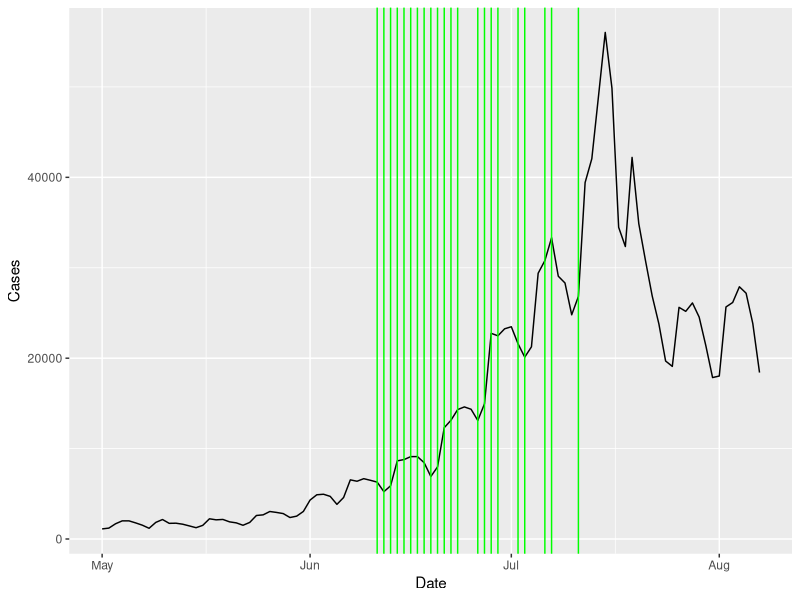
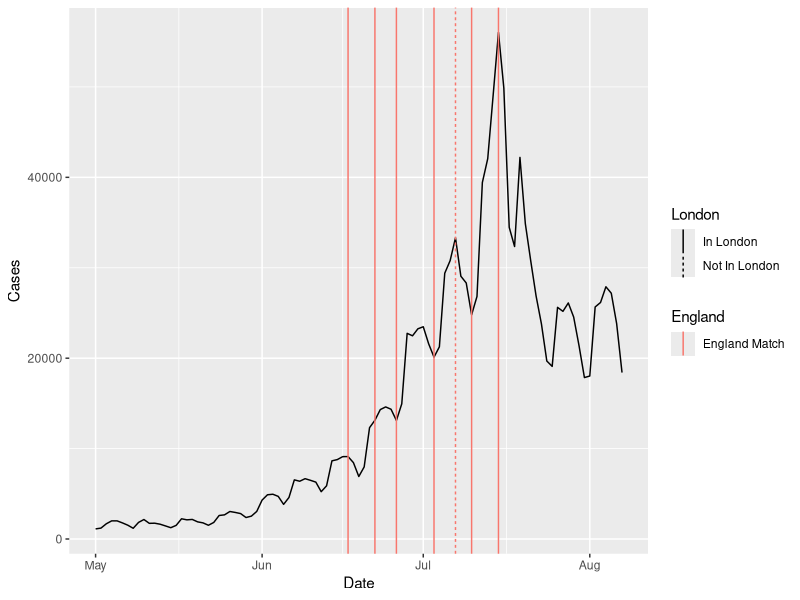
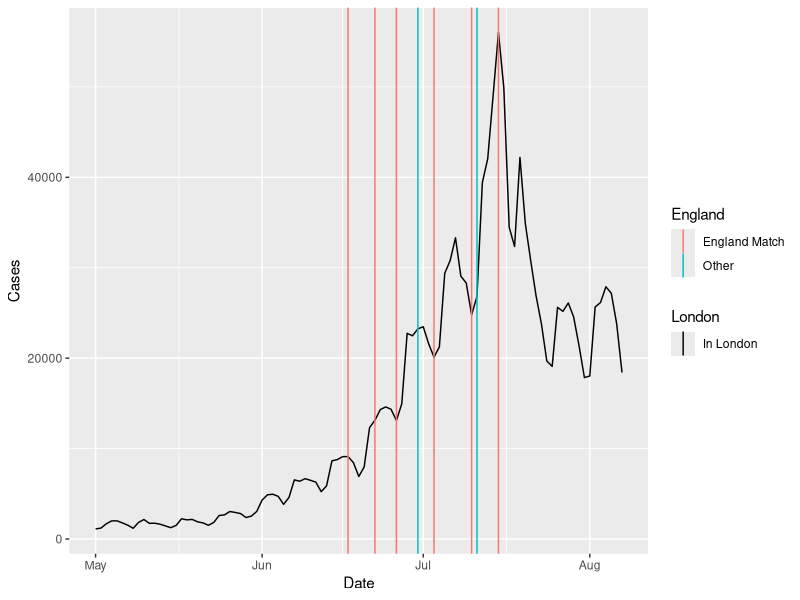

Write the R code that produced these figures, in order. (Note: this script raises an error after producing the figures.)
## ---- chunk 1
knitr::opts_chunk$set(echo = TRUE, warning=FALSE)
## ---- chunk 2
library(readr) ## loads csv files fast
England<-read_csv("England_cases.csv")
## ---- chunk 3
summary(England) # look at the data
head(England)
England$Date<-as.Date(England$Date, "%d/%m/%Y") # fix the text date so it knows it is a date
## ---- chunk 4
# create a list of potential match dates
matchdates=data.frame(dates =seq(as.Date("2021-06-11"), as.Date("2021-07-11"), by="days") )
# all dates with games played
matchdates$games<- ifelse((matchdates$dates<=as.Date("2021-06-23")) |  
                            (matchdates$dates>=as.Date("2021-06-26") & matchdates$dates<=as.Date("2021-06-29")) |
                            (matchdates$dates>=as.Date("2021-07-02") & matchdates$dates<=as.Date("2021-07-03"))|
                            (matchdates$dates>=as.Date("2021-07-06") & matchdates$dates<=as.Date("2021-07-07")) |
                            (matchdates$dates>=as.Date("2021-07-11") ),1, 0)

# results taken from https://www.uefa.com/uefaeuro-2020/news/0254-0d41684d1216-06773df7faed-1000--all-the-euro-2020-results/

library(ggplot2) # load graphing library

ggplot(data=England) + 
  geom_line(aes(x=Date, y=Cases)) +
  geom_vline(data=matchdates[matchdates$games==1,], aes(xintercept= dates), colour="green")  # add individual matches
## ---- chunk 5

# all dates played in London
matchdates$London<-ifelse(matchdates$dates==as.Date("2021-06-13") | 
                            matchdates$dates==as.Date("2021-06-18") |
                            matchdates$dates==as.Date("2021-06-22") |
                            matchdates$dates==as.Date("2021-06-26") | 
                            matchdates$dates==as.Date("2021-06-29") |
                            matchdates$dates==as.Date("2021-07-06") | 
                            matchdates$dates==as.Date("2021-07-07") |
                            matchdates$dates==as.Date("2021-07-11") ,
                            "In London", "Not In London")
# all dates played by England

matchdates$England<-ifelse(matchdates$dates==as.Date("2021-06-13") | 
                            matchdates$dates==as.Date("2021-06-18") |
                            matchdates$dates==as.Date("2021-06-22") |
                            matchdates$dates==as.Date("2021-06-29") |
                            matchdates$dates==as.Date("2021-07-03") | 
                            matchdates$dates==as.Date("2021-07-06") |
                            matchdates$dates==as.Date("2021-07-11") ,
                           "England Match", "Other")

# shifted dates for covid infection

matchdates$coviddates<- matchdates$dates + 4

## ---- chunk 6
ggplot(data=England) + 
  geom_line(aes(x=Date, y=Cases)) +
  geom_vline(data=matchdates[matchdates$England=="England Match",],
             aes(xintercept= coviddates,
                 colour= England,
                 linetype= London))  # add individual matches

ggplot(data=England) + 
  geom_line(aes(x=Date, y=Cases)) +
  geom_vline(data=matchdates[matchdates$London=="In London",],
             aes(xintercept= coviddates,
                 colour= England,
                 linetype= London))  # add individual matches
## ---- chunk 7
 Europe_daily <- read_csv("Europe_daily.csv", 
                          col_types = cols(Date = col_date(format = "%Y-%m-%d"))) # a different way to tell R this column is a date
summary(Europe_daily)
head(Europe_daily)
unique(Europe_daily$Country) # list the different countries in the data set
## ---- chunk 8
Countries <- c("Scotland", "Slovakia","Spain","Sweden" ) # pick countries
Europe_daily_subset<- Europe_daily[Europe_daily$Country %in% Countries,]

Exit_dates<-as.Date(c( "2021-6-22", "2021-06-23","2021-07-02", "2021-06-29")) # add exit dates from the tournament
Exit_coviddates<-Exit_dates + 4 # to allow for detection

Exits<-data.frame(Country=Countries, Exit = Exit_coviddates)

Initial<- Europe_daily_subset[Europe_daily_subset$Date=="2021-06-11", c("Country", "Cases")] 
names(Initial)<- c("Country", "Initial")
# find initial case rates


Europe_subset<-merge(x= Europe_daily_subset, y= Initial, by= "Country")
Europe_subset$Perc_Cases<- Europe_subset$Cases/Europe_subset$Initial*100


## ---- chunk 9
knitr::include_graphics("Headline1.png")
## ---- chunk 10
Nations_Sex <- read_csv("Nations_age_sex.csv", col_types = cols(Date = col_date(format = "%d/%m/%Y")))
summary(Nations_Sex)
head(Nations_Sex)
## ---- chunk 11
table(Nations_Sex$AgeGroup, Nations_Sex$Country)
## ---- chunk 12
Nations_Sex$Male_excess <- Nations_Sex$Male -Nations_Sex$Female
Nations_Sex$Male_percentage <- Nations_Sex$Male/Nations_Sex$Total*100
## ---- chunk 13
All_male<-aggregate(Nations_Sex$Male, by=list(Date=Nations_Sex$Date, Country=Nations_Sex$Country),FUN=sum)
## ---- chunk 14
All_kids<-Nations_Sex[Nations_Sex$AgeGroup %in% c("0-14", "0-4", "0-9", "10-14"),]

All_20s<-Nations_Sex[Nations_Sex$AgeGroup %in% c("20 to 24", "20 to 29", "25 to 29", "25 to 44"),]

All_60plus<-Nations_Sex[Nations_Sex$AgeGroup %in% c("60 to 64", "60 to 69", "60+", "65 to 69","70 to 74","70 to 79", "75 to 79", "80 to 84", "80 to 89", "85 to 89", "90+"),]
